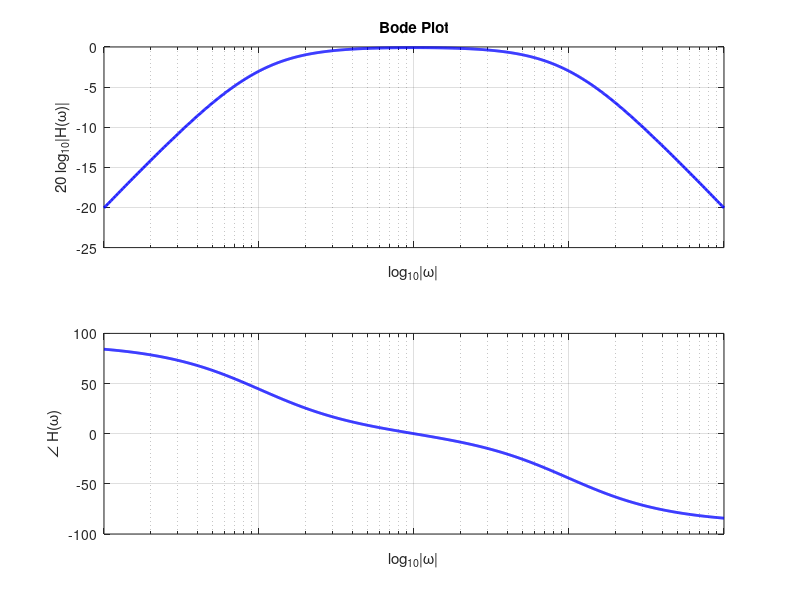

Write the MATLAB code that produced this figure.
R1C1 = 1;
R2C2 = 100;
%sys = tf([1,0],[1, 1/R1C1+1/R2C2, 1/R1C1/R2C2]);
sys = tf([R2C2,0],[R1C1*R2C2, R1C1+R2C2, 1]);
[mag,phase,wout] = bode(sys);

figure(1), 
    subplot(2,1,1)
    semilogx(wout, 20*log10(squeeze(mag)), '-b', 'LineWidth',2)
    grid on
    set(gca,'xticklabel',{[]})
    ylabel('20 log_{10}|H(\omega)|')
    xlabel('log_{10}|\omega|')
    title('Bode Plot')

subplot(2,1,2)
    semilogx(wout, squeeze(phase), '-b', 'LineWidth',2)
    grid on 
    set(gca,'xticklabel',{[]})
    ylabel('\angle H(\omega)')
    xlabel('log_{10}|\omega|')
  
print -dpng 'lecture30_bpf_bode.png'
    